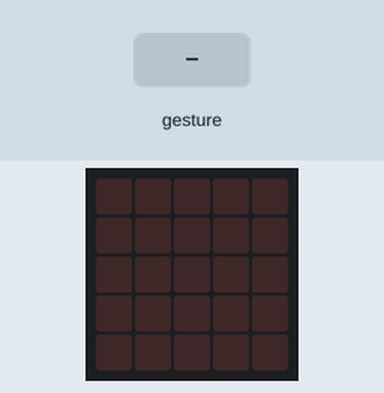
This program was run on a simulated BBC micro:bit (MakeCode). Parts: the board's 5×5 LED display. Inputs (shaded band) come from the test bench. Random numbers come from a fixed seed; a tilt is held for 1.5 s and a shake lasts 1 s, then the board lies face up again.

Above: at 1.2 s.
1.3 s: gesture 'shake'
At 5.8 s:
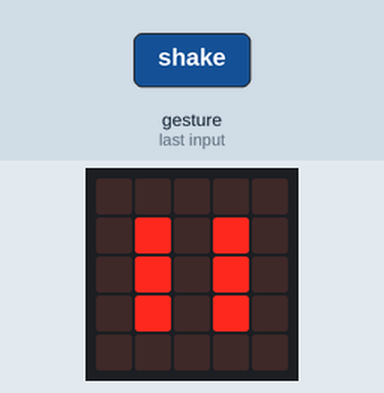
At 8.2 s:
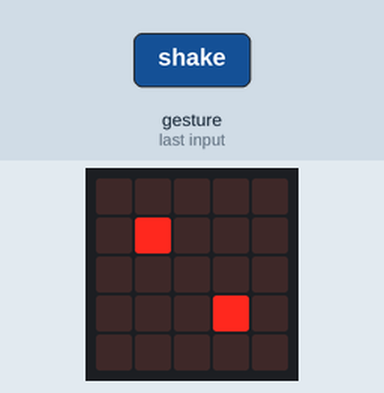
Timing chart, 0 to 9.7 s (numbered marks = the images above; inputs shaded):
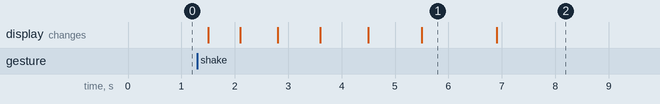

The program:

main.ts
```typescript
let szám = 0
input.onGesture(Gesture.Shake, function () {
    for (let index = 0; index < 1; index++) {
        basic.showLeds(`
            . . . . .
            . . . . .
            . . # . .
            . . . . .
            . . . . .
            `)
        basic.pause(200)
        basic.showLeds(`
            . . . . .
            . # . . .
            . . . . .
            . . . # .
            . . . . .
            `)
        basic.pause(300)
        basic.showLeds(`
            # . . . .
            . . . . .
            . . # . .
            . . . . .
            . . . . #
            `)
        basic.pause(400)
        basic.showLeds(`
            . . . . .
            . # . # .
            . . . . .
            . # . # .
            . . . . .
            `)
        basic.pause(500)
        basic.showLeds(`
            . . . . .
            . # . # .
            . . # . .
            . # . # .
            . . . . .
            `)
        basic.pause(600)
        basic.showLeds(`
            . . . . .
            . # . # .
            . # . # .
            . # . # .
            . . . . .
            `)
    }
    basic.pause(1000)
    szám = randint(1, 6)
    basic.pause(3000)
    szám = 0
    basic.clearScreen()
})
basic.forever(function () {
    if (szám == 1) {
        basic.showLeds(`
            . . . . .
            . . . . .
            . . # . .
            . . . . .
            . . . . .
            `)
    }
    if (szám == 2) {
        basic.showLeds(`
            . . . . .
            . # . . .
            . . . . .
            . . . # .
            . . . . .
            `)
    }
    if (szám == 3) {
        basic.showLeds(`
            # . . . .
            . . . . .
            . . # . .
            . . . . .
            . . . . #
            `)
    }
    if (szám == 4) {
        basic.showLeds(`
            . . . . .
            . # . # .
            . . . . .
            . # . # .
            . . . . .
            `)
    }
    if (szám == 5) {
        basic.showLeds(`
            . . . . .
            . # . # .
            . . # . .
            . # . # .
            . . . . .
            `)
    }
    if (szám == 6) {
        basic.showLeds(`
            . . . . .
            . # . # .
            . # . # .
            . # . # .
            . . . . .
            `)
    }
})
```

test.ts
```typescript
// ide kerülnek a tesztek; a rendszer ezt nem kompilálja, ha a csomagot bővítményként használják.
```

Measured:
- after the input at 1.3 s, the display: first changes after 0.20 s (image 1 shows a later state)
- what the display in image 1 shows lasts 1.4 s, from 5.5 s to 6.9 s
